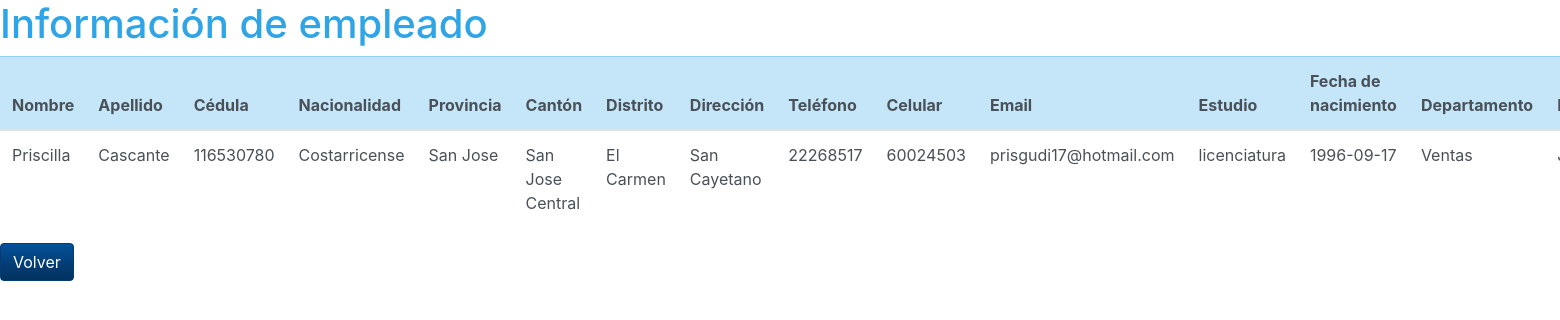
Page /ver_emp_consult.php?id=12 (signed in) on the committed database.
### tables this page shows
CREATE TABLE `empleado` (
  `id` int(11) NOT NULL,
  `nombre` varchar(50) NOT NULL,
  `apellido` varchar(50) NOT NULL,
  `cedula` varchar(25) NOT NULL,
  `idnacionalidad` int(11) NOT NULL,
  `idprovincia` int(11) NOT NULL,
  `idcanton` int(11) NOT NULL,
  `iddistrito` int(11) NOT NULL,
  `direccion` varchar(500) NOT NULL,
  `telefono` int(11) NOT NULL,
  `celular` int(11) NOT NULL,
  `email` varchar(255) NOT NULL,
  `idestudio` tinyint(4) NOT NULL,
  `nacimiento` date NOT NULL,
  `iddepartamento` int(11) NOT NULL,
  `puesto` varchar(50) NOT NULL,
  `banco` varchar(200) NOT NULL,
  `bancaria` varchar(25) NOT NULL,
  `idestado` int(11) NOT NULL,
  `usuario` varchar(10) NOT NULL,
  `password` varchar(10) NOT NULL,
  `idrol` int(11) NOT NULL
);

CREATE TABLE `nacionalidad` (
  `idnacionalidad` int(11) NOT NULL,
  `nombrenacionalidad` varchar(50) NOT NULL
);

CREATE TABLE `provincia` (
  `idprovincia` int(11) NOT NULL,
  `nombreprovincia` varchar(50) NOT NULL
);

CREATE TABLE `canton` (
  `idcanton` int(11) NOT NULL,
  `nombrecanton` varchar(75) NOT NULL,
  `idprovincia` int(11) NOT NULL
);

CREATE TABLE `distrito` (
  `iddistrito` int(11) NOT NULL,
  `nombredistrito` varchar(75) NOT NULL,
  `idprovincia` int(11) NOT NULL,
  `idcanton` int(11) NOT NULL
);

CREATE TABLE `estudio` (
  `idestudio` tinyint(4) NOT NULL,
  `nombreestudio` varchar(50) NOT NULL
);

CREATE TABLE `departamento` (
  `iddepartamento` int(11) NOT NULL,
  `nombredepartamento` varchar(50) NOT NULL,
  `descripcion` varchar(200) NOT NULL
);

### ver_emp_consult.php (the view, shortened to what this page needs)
<?php
if(isset($_GET["id"]) && !empty(trim($_GET["id"]))){
    $id = $_GET["id"];
    require_once "config.php";
    $sentencia = "SELECT empleado.nombre as Nombre,
                         empleado.apellido as Apellido,
                         empleado.cedula as Cedula,
                         nacionalidad.nombrenacionalidad as Nacionalidad,
                         provincia.nombreprovincia as Provincia,
                         canton.nombrecanton as Canton,
                         distrito.nombredistrito as Distrito,
                         empleado.direccion as Direccion,
                         empleado.telefono as Telefono,
                         empleado.celular as Celular,
                         empleado.email as Email,
                         estudio.nombreestudio as Estudio,
                         empleado.nacimiento as Fech_de_Nacimiento,
                         departamento.nombredepartamento as Departamento,
                         empleado.puesto as Puesto,
                         empleado.banco as Banco,
                         empleado.bancaria as Cuenta,
                         estado.nombreestado as Estado,
                         empleado.usuario as Usuario,
                         roles.nombreroles as Rol
                  FROM empleado empleado
                    INNER JOIN provincia provincia ON provincia.idprovincia = empleado.idprovincia
                    INNER JOIN nacionalidad nacionalidad ON nacionalidad.idnacionalidad = empleado.idnacionalidad
                    INNER JOIN canton canton ON canton.idcanton = empleado.idcanton
                    INNER JOIN distrito distrito ON distrito.iddistrito = empleado.iddistrito
                    INNER JOIN estudio estudio ON estudio.idestudio = empleado.idestudio
                    INNER JOIN departamento departamento ON departamento.iddepartamento = empleado.iddepartamento
                    INNER JOIN estado estado ON estado.idestado = empleado.idestado
                    INNER JOIN roles roles ON roles.idrol = empleado.idrol
                    WHERE empleado.id = '$id'";
    $sqlquery = mysqli_query($link, $sentencia);
} else{
    header("location: error.php");
    exit();
}
?>
 <!DOCTYPE html>
<html lang="en">
<head>
  <link rel="stylesheet" type="text/css" href="bootstrap.css">
</head>
<body>
    <div class="page-header">
                        <h1>Información de empleado</h1>
                    </div>
    <table class="table table-hover">
     <thead>
        <tr class="table-primary">
          <th scope="col">Nombre</th>
          <th scope="col">Apellido</th>
          <th scope="col">Cédula</th>
          <th scope="col">Nacionalidad</th>
          <th scope="col">Provincia</th>
          <th scope="col">Cantón</th>
          <th scope="col">Distrito</th>
          <th scope="col">Dirección</th>
          <th scope="col">Teléfono</th>
          <th scope="col">Celular</th>
          <th scope="col">Email</th>
          <th scope="col">Estudio</th>
          <th scope="col">Fecha de nacimiento</th>
          <th scope="col">Departamento</th>
          <th scope="col">Puesto</th>
        </tr>
      </thead>
    <?php
    if(isset($_GET["id"]) && !empty(trim($_GET["id"]))){
        while ($dato=mysqli_fetch_array($sqlquery))
        {
            echo"<tbody>";
            echo"<tr>";
            echo"<td>".$dato['Nombre']."</td>";
            echo"<td>".$dato['Apellido']."</td>";
            echo"<td>".$dato['Cedula']."</td>";
            echo"<td>".$dato['Nacionalidad']."</td>";
            echo"<td>".$dato['Provincia']."</td>";
            echo"<td>".$dato['Canton']."</td>";
            echo"<td>".$dato['Distrito']."</td>";
            echo"<td>".$dato['Direccion']."</td>";
            echo"<td>".$dato['Telefono']."</td>";
            echo"<td>".$dato['Celular']."</td>";
            echo"<td>".$dato['Email']."</td>";
            echo"<td>".$dato['Estudio']."</td>";
            echo"<td>".$dato['Fech_de_Nacimiento']."</td>";
            echo"<td>".$dato['Departamento']."</td>";
            echo"<td>".$dato['Puesto']."</td>";
            echo"</tr>";
            echo"  </tbody>";
        }
    }
    ?>
    </table>
    <p><a href="empleados_consult.php" class="btn btn-info">Volver</a></p>
</body>
</html>

### rows in the picture
empleado: nombre "Priscilla", apellido "Cascante", cedula "116530780", idnacionalidad.nombrenacionalidad "Costarricense", idprovincia.nombreprovincia "San Jose", idcanton.nombrecanton "San Jose Central", iddistrito.nombredistrito "El Carmen", direccion "San Cayetano", telefono "22268517", celular "60024503", email "prisgudi17@hotmail.com", idestudio.nombreestudio "licenciatura", nacimiento "1996-09-17", iddepartamento.nombredepartamento "Ventas"
